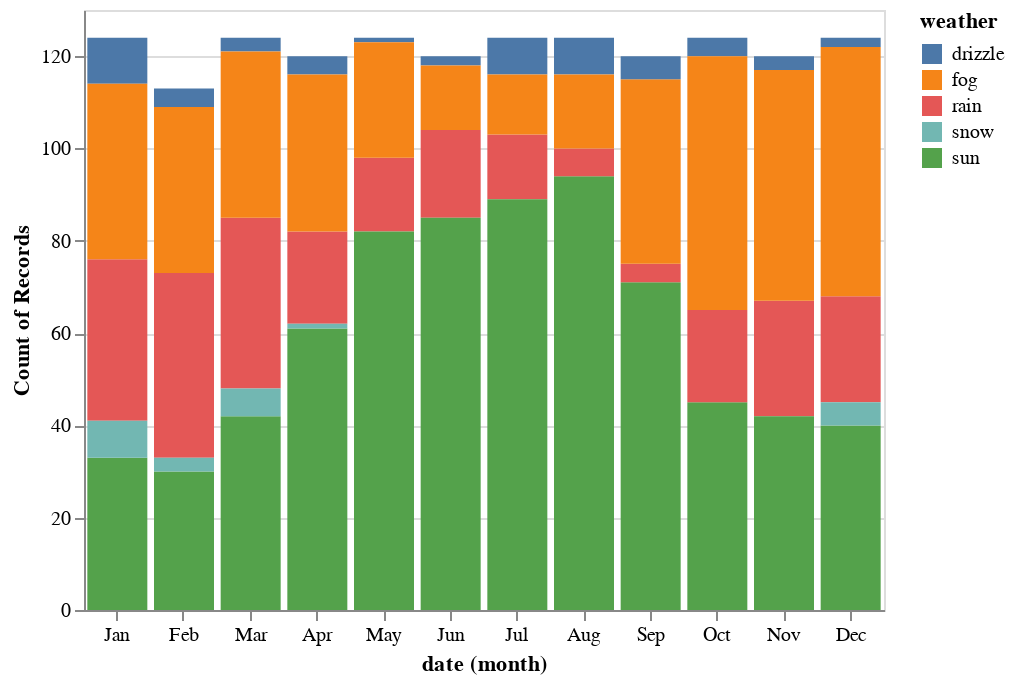

This figure's notebook cell:
### Code cell
alt.Chart(df).mark_bar().encode(
    x='month(date):N',
    y='count()',
    color='weather',
)

### Figure 1 — Vega-Lite specification as saved in the notebook (floating-point values rounded to 4 significant figures; data arrays with more than 128 entries replaced by an {"elided": "..."} marker saying what was removed)
{"$schema": "https://vega.github.io/schema/vega-lite/v2.6.0.json", "config": {"view": {"height": 300, "width": 400}}, "data": {"name": "data-830c39fec90146253fb06a06c26374ef"}, "datasets": {"data-830c39fec90146253fb06a06c26374ef": {"elided": "1461 records"}}, "encoding": {"color": {"field": "weather", "type": "nominal"}, "x": {"field": "date", "timeUnit": "month", "type": "nominal"}, "y": {"aggregate": "count", "type": "quantitative"}}, "mark": "bar"}
